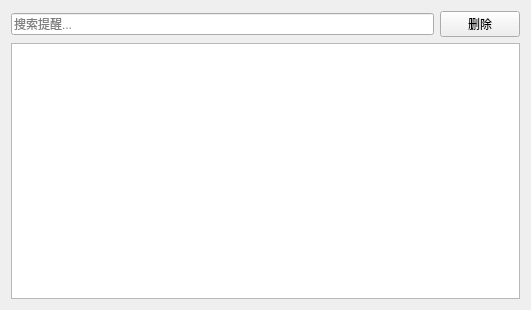
<?xml version="1.0" encoding="UTF-8"?>
<ui version="4.0">
 <class>CompletedReminderList</class>
 <widget class="QWidget" name="CompletedReminderList">
  <property name="geometry">
   <rect>
    <x>0</x>
    <y>0</y>
    <width>531</width>
    <height>310</height>
   </rect>
  </property>
  <property name="sizePolicy">
   <sizepolicy hsizetype="Expanding" vsizetype="Expanding">
    <horstretch>0</horstretch>
    <verstretch>0</verstretch>
   </sizepolicy>
  </property>
  <property name="windowTitle">
   <string>提醒列表</string>
  </property>
  <layout class="QVBoxLayout" name="verticalLayout">
   <item>
    <layout class="QHBoxLayout" name="horizontalLayout">
     <item>
      <widget class="QLineEdit" name="searchEdit">
       <property name="placeholderText">
        <string>搜索提醒...</string>
       </property>
      </widget>
     </item>
     <item>
      <widget class="QPushButton" name="deleteButton">
       <property name="text">
        <string>删除</string>
       </property>
      </widget>
     </item>
    </layout>
   </item>
   <item>
    <widget class="QTableView" name="tableView">
     <property name="selectionMode">
      <enum>QAbstractItemView::SelectionMode::ExtendedSelection</enum>
     </property>
     <property name="selectionBehavior">
      <enum>QAbstractItemView::SelectionBehavior::SelectRows</enum>
     </property>
     <property name="showGrid">
      <bool>true</bool>
     </property>
    </widget>
   </item>
  </layout>
 </widget>
 <resources/>
 <connections/>
</ui>
